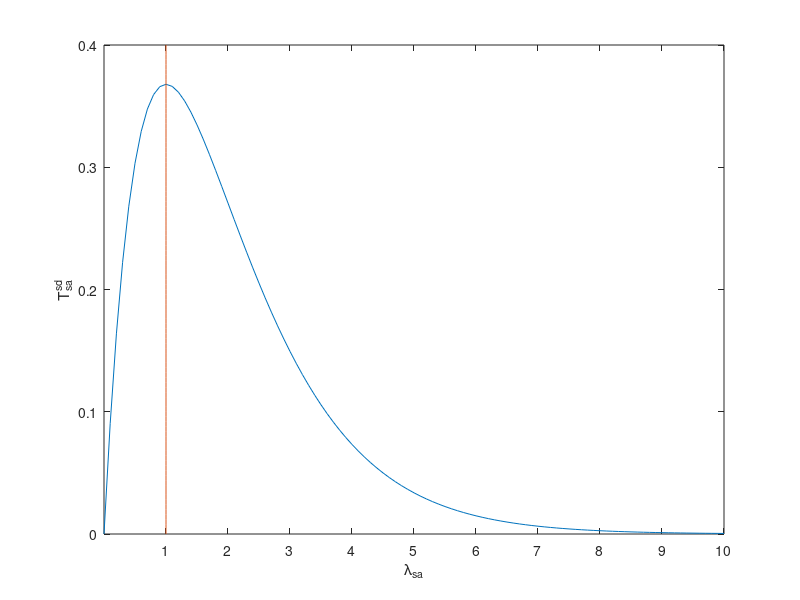

Here is the MATLAB script that generated this plot:
% Plot Throughput single domain

T = @(lambda) lambda.*exp(-lambda);

lambda = 0:0.1:10;
y= linspace(0,0.4,length(lambda));

plot(lambda,T(lambda),ones(size(lambda)),y);
xlabel('\lambda_{sa}');
ylabel('T_{sa}^{sd}');
set(gca,'XTick',[1:10]) 